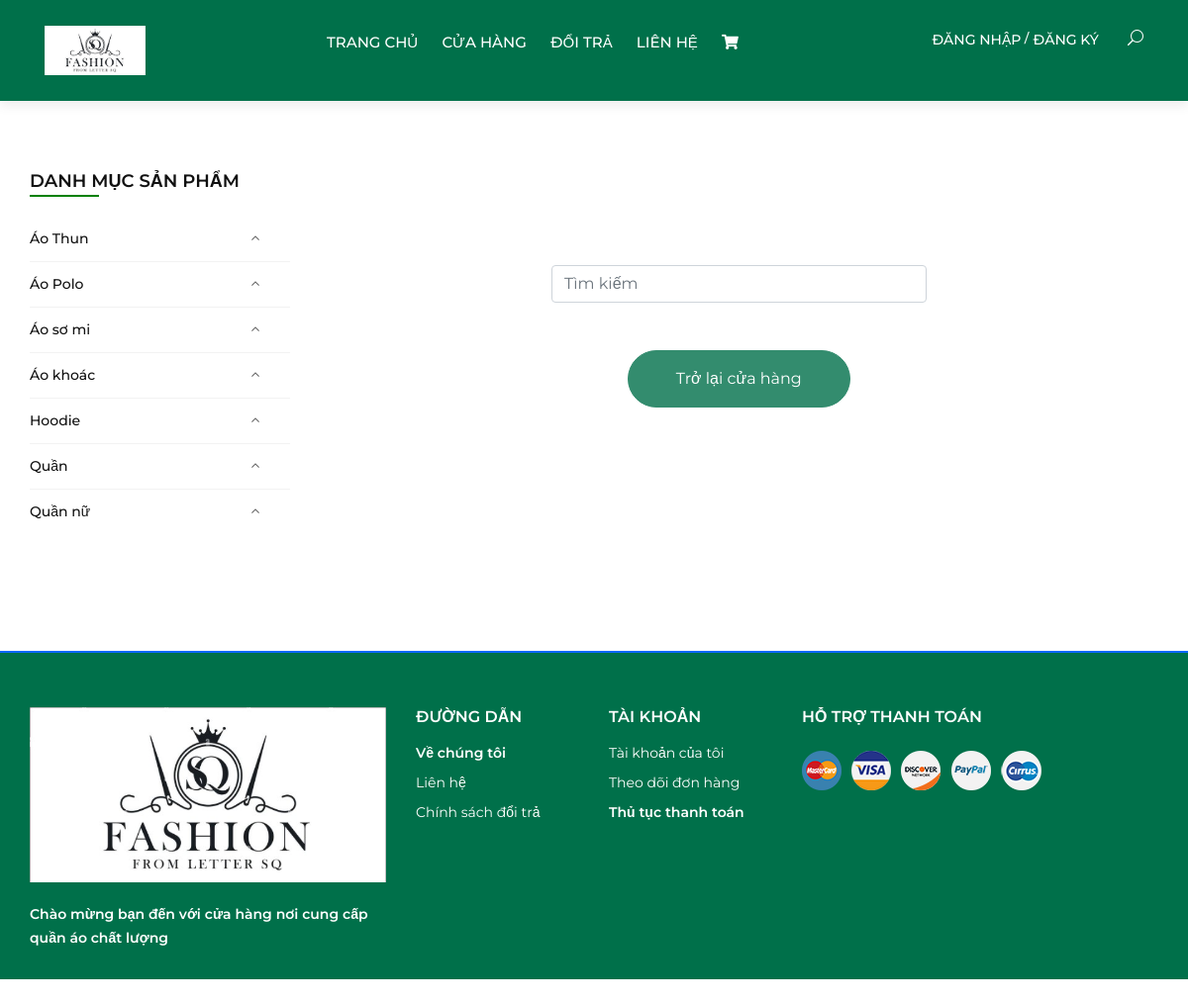
Page /index.php?url=cua-hang on the committed database.
### tables this page shows
CREATE TABLE `categories` (
  `category_id` int(11) NOT NULL,
  `name` varchar(255) NOT NULL,
  `image` varchar(255) NOT NULL,
  `status` tinyint(1) NOT NULL DEFAULT 1
);

### models/pdo_library.php (called while the page is built, shortened)
<?php
function pdo_query($sql){
    $sql_args = array_slice(func_get_args(), 1);
    try{
        $conn = pdo_get_connection();
        $stmt = $conn->prepare($sql);
        $stmt->execute($sql_args);
        $rows = $stmt->fetchAll();
        return $rows;
    }
    catch(PDOException $e){
        throw $e;
    }
    finally{
        unset($conn);
    }
}
?>

### models/CategoryModel.php (called while the page is built, shortened)
<?php
    class CategoryModel {
        public function select_all_categories() {
            $sql = "SELECT * FROM categories ORDER BY category_id";
            return pdo_query($sql);
        }
    }
?>

### views/cua-hang.php (the view)
<?php
$list_catgories = $CategoryModel->select_all_categories();
?>
<section class="shop spad">
    <div class="container">
        <div class="row">
            <div class="col-lg-3 col-md-3">
                <div class="shop__sidebar">
                    <div class="sidebar__categories">
                        <div class="section-title">
                            <h4>DANH MỤC SẢN PHẨM</h4>
                        </div>
                        <div class="categories__accordion">
                            <div class="accordion" id="accordionExample">
                                <?php foreach ($list_catgories as $value) {
                                    extract($value);
                                ?>
                                    <div class="card">
                                        <div class="card-heading active">
                                            <a href="index.php?url=danh-muc-san-pham&id=<?= $category_id ?>"><?= $name ?></a>
                                        </div>
                                    </div>
                                <?php
                                }
                                ?>
                            </div>
                        </div>
                    </div>
                </div>
            </div>
            <div class="col-lg-9 col-md-9">
                <div class="container-fluid mt-5">
                    <div class="row rounded justify-content-center mx-0 pt-5">
                        <div class="col-md-6 text-center">
                            <form action="tim-kiem" method="get">
                                <div class="form-outline">
                                    <input type="search" name="query" class="form-control" placeholder="Tìm kiếm" />
                                </div>
                            </form>
                            <a class="btn btn-primary rounded-pill py-3 px-5 mt-5" href="index.php?url=cua-hang">Trở lại cửa hàng</a>
                        </div>
                    </div>
                </div>
            </div>
        </div>
    </div>
</section>

### public/css/style.css (style rules this page uses)
html, body { height: 100%; font-family: "Montserrat", sans-serif; -webkit-font-smoothing: antialiased; color: red; }
h1, h2, h3, h4, h5, h6 { margin: 0; color: #111111; font-weight: 400; font-family: "Montserrat", sans-serif; }
h4 { font-size: 24px; }
.section-title { margin-bottom: 45px; }
.section-title h4 { color: #111111; font-weight: 600; text-transform: uppercase; position: relative; display: inline-block; }
.section-title h4:after { position: absolute; left: 0; bottom: -4px; height: 2px; width: 70px; background: green; content: ""; }
.spad { padding-top: 100px; padding-bottom: 100px; }
.shop { padding-top: 70px; padding-bottom: 80px; }
.sidebar__categories { margin-bottom: 50px; }
.sidebar__categories .section-title { margin-bottom: 35px; }
.sidebar__categories .section-title h4 { font-size: 18px; }
.categories__accordion .card { border: none; border-radius: 0; padding-bottom: 12px; border-bottom: 1px solid #f2f2f2 !important; margin-bottom: 12px; }
.categories__accordion .card:last-child { padding-bottom: 0; margin-bottom: 0; border-bottom: none !important; }
.categories__accordion .card-heading { cursor: pointer; }
.categories__accordion .card-heading a { font-size: 14px; font-weight: 500; color: #111111; display: block; }
.categories__accordion .card-heading a:after, .categories__accordion .card-heading > a.active[aria-expanded=false]:after { content: "\f107"; font-size: 14px; font-family: "FontAwesome"; color: #666666; position: absolute; right: 30px; top: 0px; }
.categories__accordion .card-heading.active a:after { content: "\f106"; font-size: 14px; font-family: "FontAwesome"; color: #666666; position: absolute; right: 30px; top: -1px; }
@media only screen and (min-width: 1200px) { .container { max-width: 1170px; } }
.card { position: relative; display: -webkit-box; display: -ms-flexbox; display: flex; -webkit-box-orient: vertical; -webkit-box-direction: normal; -ms-flex-direction: column; flex-direction: column; min-width: 0; word-wrap: break-word; background-color: #fff; background-clip: border-box; border: 1px solid rgba(0, 0, 0, 0.1); border-radius: 0.1rem; }
input, textarea { border: none; box-sizing: border-box; margin: 0; outline: none; padding: 10px; font-size: 25px; }

### rows in the picture
categories: name "Áo Thun"
categories: name "Áo Polo"
categories: name "Áo sơ mi"
categories: name "Áo khoác"
categories: name "Hoodie"
categories: name "Quần"
categories: name "Quần nữ"
